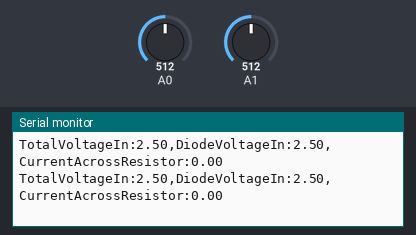
Recording of a sketch running on a simulated Arduino Uno, built with avr-gcc and run on an emulated ATmega328P. Shown: the last lines printed to the serial monitor. The inputs (shaded band) are chosen by the test bench; at power-on: A1 = 512, A0 = 512.

Above: at 1.2 s.
1.3 s: A1 set to 524
At 1.35 s:
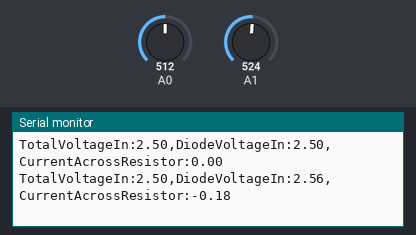
4.3 s: A0 set to 531
At 4.38 s:
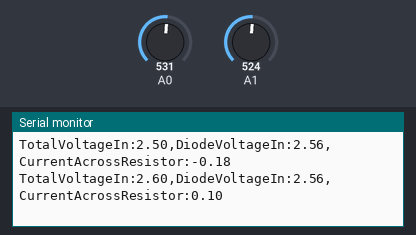
Timing chart, 0 to 7.3 s (numbered marks = the images above; inputs shaded):
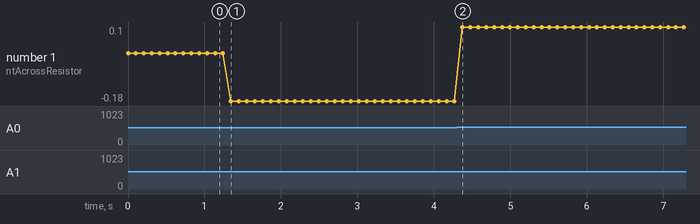

Measured:
- after the input at 1.3 s, the serial monitor: prints a new line after 0.05 s (image 1)
- after the input at 4.3 s, the serial monitor: prints a new line after 0.08 s (image 2)
- plotted number 1: 0 → -0.18 after the input at 1.3 s, -0.18 → 0.1 after the input at 4.3 s

The sketch:

LedExperiment.ino
```cpp
void setup() {
  // put your setup code here, to run once:
  Serial.begin(9600);
}

void loop() {
  // put your main code here, to run repeatedly:
  double TotalVoltageIn = analogRead(A0) * 5.0/1023;
  double DiodeVoltageIn = analogRead(A1) * 5.0/1023;


  double VoltageDropResistor = (TotalVoltageIn - DiodeVoltageIn);
  double CurrentAcrossResistor = VoltageDropResistor * 1000 / 330;

  Serial.print("TotalVoltageIn:");
  Serial.print(TotalVoltageIn);
  Serial.print(",");
  Serial.print("DiodeVoltageIn:");
  Serial.print(DiodeVoltageIn);
  Serial.print(",");
  Serial.print("CurrentAcrossResistor:");
  Serial.println(CurrentAcrossResistor);
  delay(100);
}
```
